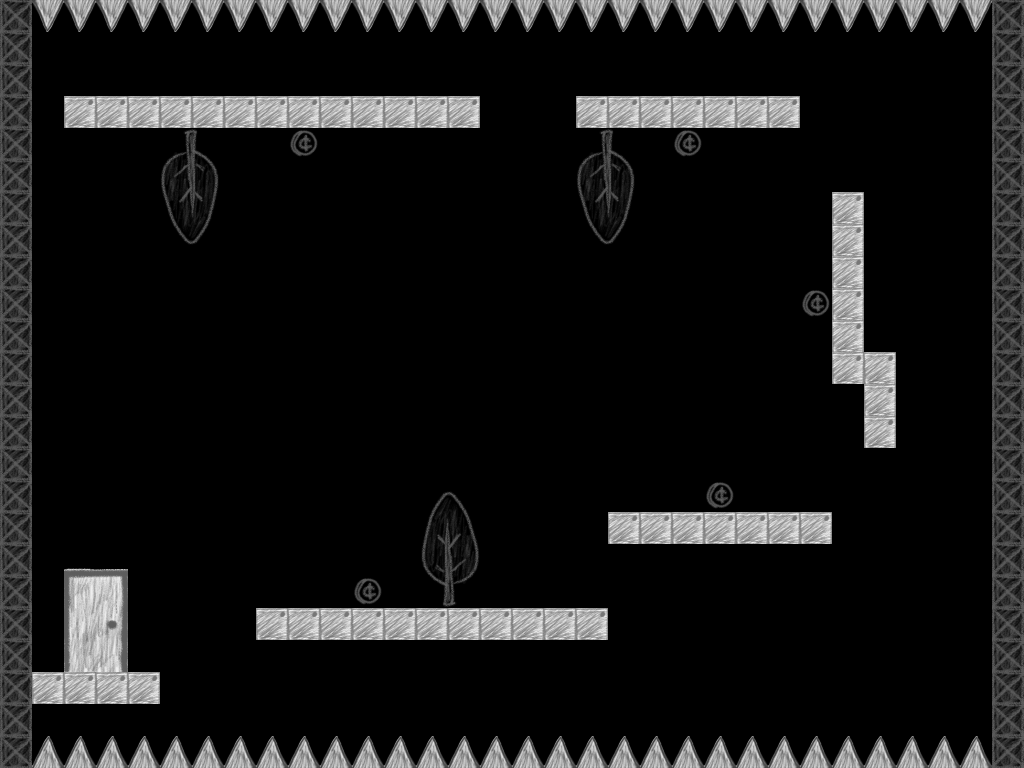

The image is a tile-based game level rendered from a .tmx file. Its description and source (layers, tilesets, objects; grid data summarised) follow:
An orthogonal 32x24 tile map with 32x32 px tiles, 3 tile layers (tiles, collectibles, Exit), 1 hidden layer not drawn and 17 objects (SpawnPoint, spikes, spikes_down).

<map version="1.0" orientation="orthogonal" width="32" height="24" tilewidth="32" tileheight="32">
 <tileset firstgid="1" name="Tilesheet" tilewidth="32" tileheight="32">
  <image source="Tilesheet.png" width="512" height="256" />
  <terraintypes>
   <terrain name="New Terrain" tile="-1" />
  </terraintypes>
  <tile id="6" terrain="0,0,0,0" />
  <tile id="7" terrain="0,0,0,0" />
  <tile id="22" terrain="0,0,0,0" />
  <tile id="23" terrain="0,0,0,0" />
  <tile id="28" terrain="0,0,0,0" />
  <tile id="38" terrain="0,0,0,0" />
  <tile id="39" terrain="0,0,0,0" />
  <tile id="54" terrain="0,0,0,0" />
  <tile id="55" terrain="0,0,0,0" />
 </tileset>
 <layer name="tiles" width="32" height="24">
  <data>[768 cells, 768 non-empty, 14 distinct tile ids]</data>
 </layer>
 <objectgroup name="objects" width="32" height="24">
  <object name="SpawnPoint" x="70" y="544" width="37" height="39" />
 </objectgroup>
 <layer name="collisions" width="32" height="24" visible="0" opacity="0.53">
  <data>[768 cells, 160 non-empty, 2 distinct tile ids]</data>
 </layer>
 <layer name="collectibles" width="32" height="24">
  <data>[768 cells, 5 non-empty, 1 distinct tile ids]</data>
 </layer>
 <layer name="Exit" width="32" height="24">
  <data>[768 cells, 8 non-empty, 8 distinct tile ids]</data>
 </layer>
 <objectgroup name="collisions" width="32" height="24">
  <object x="257" y="610" width="351" height="27" />
  <object x="609" y="513" width="222" height="30" />
  <object x="833" y="195" width="29" height="187" />
  <object x="865" y="355" width="28" height="89" />
  <object x="577" y="98" width="221" height="28" />
  <object x="65" y="98" width="413" height="29" />
  <object x="32" y="673" width="127" height="29" />
  <object name="spikes" x="5" y="3" width="1012" height="29">
   <properties>
    <property name="harmful" value="true" />
   </properties>
  </object>
  <object x="7" y="32" width="23" height="727" />
  <object name="spikes_down" x="21" y="739" width="992" height="20">
   <properties>
    <property name="harmful" value="true" />
   </properties>
  </object>
  <object x="991" y="29" width="28" height="711" />
 </objectgroup>
 <objectgroup name="collectibles" width="32" height="24">
  <object x="353" y="577" width="29" height="32" />
  <object x="704" y="480" width="30" height="31" />
  <object x="801" y="289" width="31" height="30" />
  <object x="672" y="128" width="31" height="31" />
  <object x="289" y="129" width="30" height="30" />
 </objectgroup>
</map>